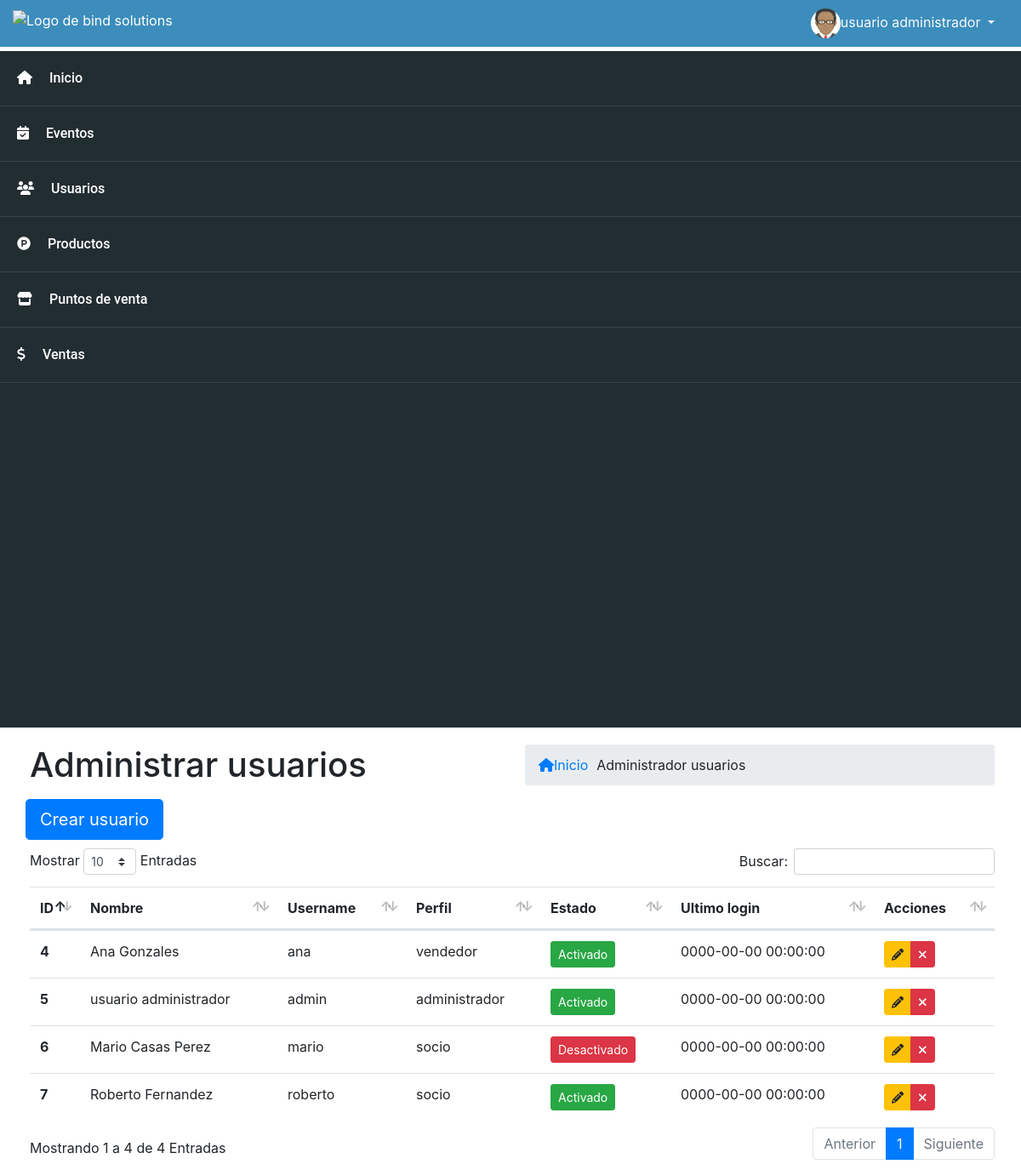
The page /usuarios (signed in) on the database its author committed.
### tables this page shows
CREATE TABLE `usuarios` (
  `id` int(11) NOT NULL,
  `nombre` varchar(255) NOT NULL,
  `username` varchar(255) NOT NULL,
  `password` varchar(255) NOT NULL,
  `tipo` varchar(50) NOT NULL,
  `estado` tinyint(4) NOT NULL DEFAULT 1,
  `foto` text NOT NULL,
  `fecha` timestamp NOT NULL DEFAULT current_timestamp() ON UPDATE current_timestamp(),
  `ultimo_login` datetime NOT NULL
);

### controllers/template.controller.php (called while the page is built)
<?php
class ControllerTemplate
{
    static public function ctrTemplate() {
        include "views/template.php";
    }
}

### index.php (called while the page is built, shortened)
<?php
require_once "controllers/template.controller.php";
require_once "controllers/usuarios.controller.php";
require_once "models/usuarios.model.php";
$template = new ControllerTemplate();
$template->ctrTemplate();

### controllers/usuarios.controller.php (called while the page is built, shortened)
<?php
class ControllerUsuarios
{
    static public function ctrMostrarUsuario($item, $valor) {
        $tabla = 'usuarios';
        $respuesta = ModelUsuarios::mdlMostrarUsuarios($tabla, $item, $valor);
        return $respuesta;
    }
}

### models/conexion.php (called while the page is built)
<?php
class Conexion
{
    static public function conectar()
    {
        $link = new PDO("mysql:host=localhost;dbname=pos", "root", "");
        $link->exec("set names utf-8");
        return $link;
    }
}

### models/usuarios.model.php (called while the page is built, shortened)
<?php
require_once "conexion.php";
class ModelUsuarios
{
    static public function mdlMostrarUsuarios($tabla, $item, $valor) {
        if ($item != null) {
            $stmt = Conexion::conectar()->prepare("SELECT * FROM $tabla WHERE $item = :$item");
            $stmt -> bindParam(":".$item, $valor, PDO::PARAM_STR);
            $stmt -> execute();
            return $stmt->fetch();
        } else {
            $stmt = Conexion::conectar()->prepare("SELECT * FROM $tabla");
            $stmt -> execute();
            return $stmt->fetchAll();
        }
    }
}

### views/modules/usuarios.php (the view, shortened to what this page needs)
<main class="main col">
    <div class="row">
        <div class="col">
            <h1>Administrar usuarios</h1>
        </div>
        <div class="col">
            <ul class="breadcrumb">
                <li style="margin-right: 10px;"><a href="inicio"><i class="fas fa-home"></i>Inicio</a></li>
                <li>Administrador usuarios</li>
            </ul>
        </div>
    </div>
    <div class="row action-buttons">
        <button type="button" class="btn btn-primary btn-lg" data-toggle="modal" data-target="#modalAgregarUsuario">Crear usuario</button>
    </div>
    <table class="table dt-responsive table-hover tablas-pos">
        <thead>
            <tr>
                <th scope="col" style="width: 10px;">ID</th>
                <th scope="col">Nombre</th>
                <th scope="col">Username</th>
                <th scope="col">Perfil</th>
                <th scope="col">Estado</th>
                <th scope="col">Ultimo login</th>
                <th scope="col">Acciones</th>
            </tr>
        </thead>
        <tbody>
            <?php
            $item = null;
            $valor = null;
            $usuarios = ControllerUsuarios::ctrMostrarUsuario($item, $valor);
            foreach ($usuarios as $key => $value) {
            ?>
                <tr>
                    <th scope="row"><?php echo $value['id']; ?></th>
                    <td><?php echo $value['nombre']; ?></td>
                    <td><?php echo $value['username']; ?></td>
                    <td><?php echo $value['tipo']; ?></td>
                    <?php
                        if ($value['estado'] != 0) {
                            echo '<td><button class="btn btn-success btn-sm btnActivar" idUsuario='.$value["id"].' estadoUsuario="0">Activado</button></td>';
                        } else {
                            echo '<td><button class="btn btn-danger btn-sm btnActivar" idUsuario='.$value["id"].' estadoUsuario="1">Desactivado</button></td>';
                        }
                    ?>
                    <td><?php echo $value['ultimo_login']; ?></td>
                    <td>
                        <div class="btn-group">
                            <button class="btn btn-warning btn-sm btnEditarUsuario" idUsuario="<?php echo $value['id']; ?>" data-toggle="modal" data-target="#modalEditarUsuario"><i class="fas fa-pencil-alt"></i></button>
                            <button class="btn btn-danger btn-sm"><i class="fas fa-times"></i></button>
                        </div>
                    </td>
                </tr>
            <?php } ?>
        </tbody>
    </table>
</main>

### views/template.php (shortened to what this page needs)
<!doctype html>
<html lang="en">
  <head>
    <link rel="stylesheet" href="assets/css/bootstrap.min.css">
    <link rel="stylesheet" href="assets/css/dataTables.bootstrap4.min.css">
    <link rel="stylesheet" href="assets/css/responsive.bootstrap4.min.css">
    <link rel="stylesheet" href="assets/css/style.css">
  </head>
  <body>
    <?php
        if (isset($_SESSION["iniciarSesion"]) && isset($_SESSION["iniciarSesion"]) == "ok") {
        include "modules/header.php";
    ?>
    <div class="container-fluid contenedor-principal">
        <div class="row">
            <?php
                include "modules/sidebar.php";
                if (isset($_GET["ruta"])) {
                    if ($_GET["ruta"] == "inicio" ||
                        $_GET["ruta"] == "usuarios" ||
                        $_GET["ruta"] == "productos" ||
                        $_GET["ruta"] == "eventos" ||
                        $_GET["ruta"] == "puntos-venta" ||
                        $_GET["ruta"] == "inventarios" ||
                        $_GET["ruta"] == "ventas" ||
                        $_GET["ruta"] == "salir"
                    ) {
                        include "modules/".$_GET["ruta"].".php";
                    } else {
                        include "modules/404.php";
                    }
                } else {
                    include "modules/inicio.php";
                }
            ?>
        </div>
    </div>
    <?php } else {
        include "modules/login.php";
    }
    ?>
</body>
</html>

### views/modules/header.php (shortened to what this page needs)
<header class="container-fluid">
    <div class="row justify-content-center align-content-center">
        <div class="col-8  col-xs-auto barra">
            <div class="logo">
                <a href="inicio">
                    <img src="assets/img/LOGO_BIND.png" alt="Logo de bind solutions">
                </a>
            </div>
        </div>
        <div class="col-4 col-xs-auto text-right barra">
            <ul class="navbar-nav mr-auto">
                <li>
                    <a
                        href="#"
                        class="px-3 text-light perfil dropdown-toggle"
                        id="navbar-Dropdown"
                        data-toggle="dropdown"
                        aria-haspopup="true"
                        aria-expanded="false"
                        role="button"
                    >
                        <?php
                            if ($_SESSION['foto'] != "") {
                                echo '<img src="'.$_SESSION['foto'].'" class="user-image"';
                            } else {
                                echo '<img src="views/img/usuarios/default/anonymous.png" class="user-image"';
                            }
                        ?>
                        <span class="hidden-xs"><?php echo $_SESSION['nombre']; ?></span>
                    </a>
                </li>
            </ul>
        </div>
    </div>
</header>

### views/modules/sidebar.php
<div class="barra-lateral col-sm-12">
    <nav class="menu d-flex d-sm-block justify-content-center flex-wrap">
        <a href="inicio" alt="Inicio" ><i class="fas fa-home"></i><span>Inicio</span></a>
        <a href="eventos"><i class="fas fa-calendar-check"></i><span>Eventos</span></a>
        <a href="usuarios" alt="Usuarios"><i class="fas fa-users"></i><span>Usuarios</span></a>
        <a href="productos"><i class="fab fa-product-hunt"></i><span>Productos</span></a>
        <a href="puntos-venta"><i class="fas fa-store"></i><span>Puntos de venta</span></a>
        <a href="ventas"><i class="fas fa-dollar-sign"></i><span>Ventas</span></a>
    </nav>
</div>

### assets/css/style.css (style rules this page uses)
body { background-color: #f1f1f1; }
.contenedor-principal { background-color: #fff; }
header .logo a { text-decoration: none; color: #fff; }
header .logo img { width: 100px; }
.barra { background-color: #3c8dbc; color: white; padding-top: 10px; padding-bottom: 10px; }
.perfil .user-image { width: 35px; border-radius: 50%; }
.barra-lateral { background-color: #222d32; min-width: 250px; min-height: 100vh; color: #fff; padding: 0; }
.barra-lateral a { color: #fff; min-width: auto; }
.barra-lateral .menu a { display: block; padding: 20px; font-family: "Roboto", sans-serif; font-weight: 500; border-bottom: 1px solid rgba(255, 255, 255, .1); }
.barra-lateral .menu { border-top: 5px #fff solid; }
.barra-lateral .menu a i { margin-right: 20px; }
.main { padding-top: 10px; margin: 10px 20px; background-color: #fff; }
.main .action-buttons { margin-bottom: 10px; padding: 0 10px; }

### rows shown on the page
usuarios: id "4", nombre "Ana Gonzales", username "ana", tipo "vendedor", ultimo_login "0000-00-00 00:00:00"
usuarios: id "5", nombre "usuario administrador", username "admin", tipo "administrador", ultimo_login "0000-00-00 00:00:00"
usuarios: id "6", nombre "Mario Casas Perez", username "mario", tipo "socio", ultimo_login "0000-00-00 00:00:00"
usuarios: id "7", nombre "Roberto Fernandez", username "roberto", tipo "socio", ultimo_login "0000-00-00 00:00:00"

### other values the page prints
$_SESSION['nombre'] "usuario administrador"
